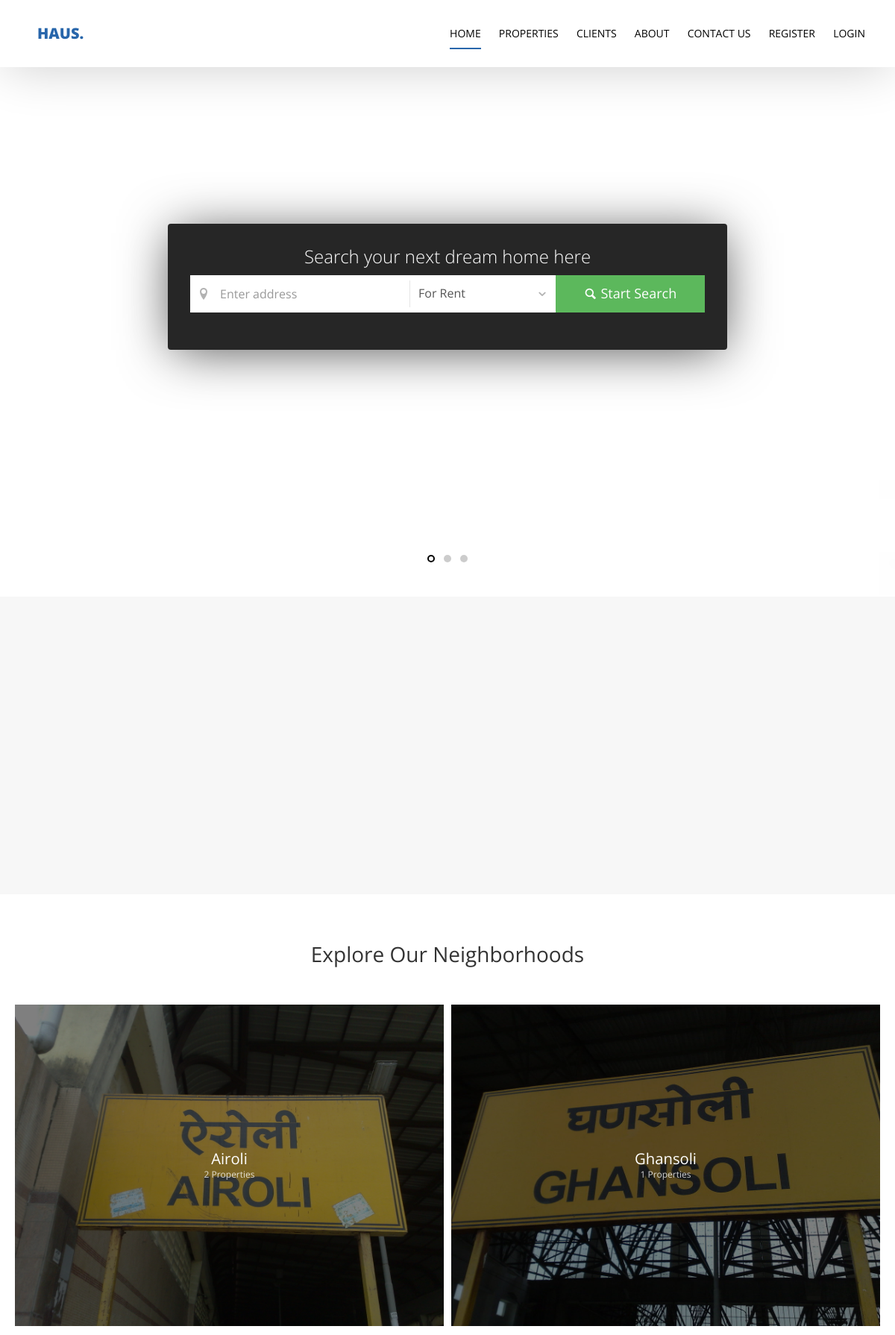
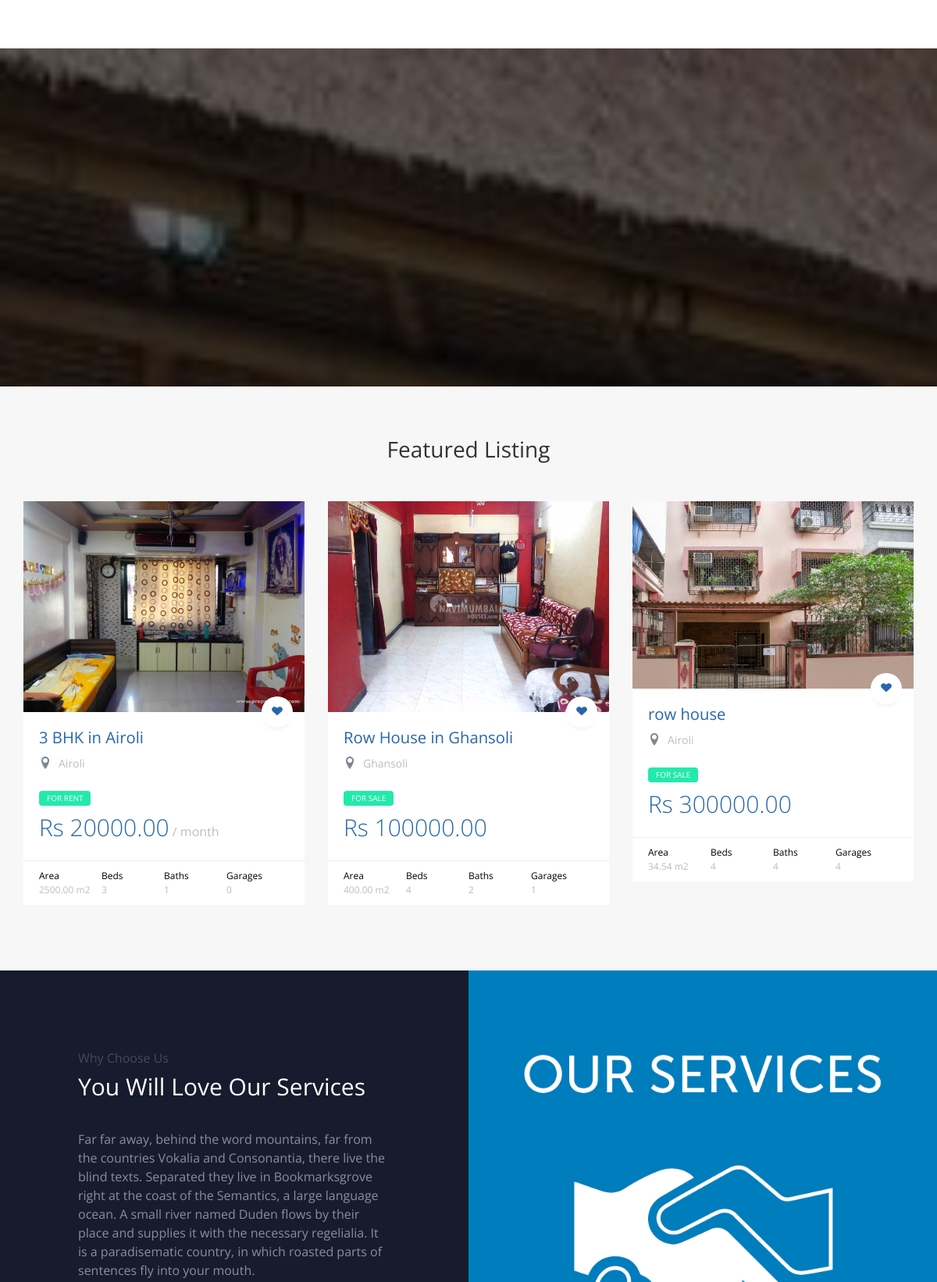
The page / (upper part) on the database its author committed (2 pictures, top to bottom).
### property/models.py (models this page shows, shortened)
class Property(models.Model):
	TYPES=[
			('Rent','Rent'),
			('Sale', 'Sale'),
	]
	name=models.CharField(max_length=50)
	category=models.ForeignKey('Category', on_delete=models.SET)
	price=models.DecimalField(max_digits=10, decimal_places=2)
	area=models.DecimalField(max_digits=10, decimal_places=2)
	types=models.CharField(max_length=10, choices=TYPES)
	bath=models.IntegerField()
	bed=models.IntegerField()
	garage=models.IntegerField()
	image=models.ImageField(upload_to='property/', null=True)
	created_on=models.TimeField(auto_now=True)
	updated_on=models.TimeField(auto_now_add=True)
	location=models.CharField(max_length=50, null=True)
	class Meta:
		verbose_name='Property'
		verbose_name_plural='Properties'

class Category(models.Model):
	category_name=models.CharField(max_length=10)
	category_image=models.ImageField(upload_to='category/')
	def __str__(self):
		return self.category_name
	class Meta:
		verbose_name='Category'
		verbose_name_plural='Categories'

### about/models.py (models this page shows, shortened)
class About(models.Model):
	title=models.CharField(max_length=70)
	sub_title=models.CharField(max_length=70)
	description=models.TextField()
	image=models.ImageField(upload_to='about')
	class Meta:
		verbose_name='About Company'
		verbose_name_plural='About Company'

### home/views.py (the view)
# urls.py: path('', views.homepage, name='home'),
def homepage(request):
	template='home/home.html'
	clients=Client.objects.all()
	properties=Property.objects.all()
	categories=Category.objects.annotate(property_count=Count('property')).values('category_name','property_count','category_image')
	about_home=About.objects.all()[1]
	context={
				'clients_home':clients,
				'properties_home':properties,
				'categories_home':categories,
				'about_home':about_home,
	}
	return render(request, template,context)

### home/templates/home/home.html (shortened to what this page needs)
{% extends 'base.html' %}
{% load static %}
{% block body %}
  <section class="probootstrap-slider flexslider">
    <div class="probootstrap-wrap-banner">
      <div class="container">
        <div class="row">
          <div class="col-md-8 col-md-offset-2">
            <div class="probootstrap-home-search probootstrap-animate">
              <form action="{% url 'property:property_list' %}" method="get">
                <h2 class="heading">Search your next dream home here</h2>
                <div class="probootstrap-field-group">
                  <div class="probootstrap-fields">
                    <div class="search-field">
                      <i class="icon-location2"></i>
                      <input type="text" name='q' class="form-control" placeholder="Enter address">
                    </div>
                    <div class="search-category">
                      <i class="icon-chevron-down"></i>
                      <select name="category" id="" class="form-control">
                        <option value="Rent">For Rent</option>
                      </select>
                    </div>
                  </div>
                  <button class="btn btn-success" type="submit"><i class="icon-magnifying-glass t2"></i> Start Search</button>
                </div>
              </form>
            </div>
          </div>
        </div>
      </div>
    </div>
  </section>
  <section class="probootstrap-section probootstrap-section-lighter">
    <div class="container">
      <div class="row">
        <div class="col-md-4">
        </div>
        <div class="col-md-4">
        </div>
        <div class="col-md-4">
        </div>
      </div>
    </div>
  </section>
  <section class="probootstrap-section">
    <div class="container">
      <div class="row heading">
        <h2 class="mt0 mb50 text-center">Explore Our Neighborhoods</h2>
      </div>
      <div class="row probootstrap-gutter10">
        {% for category in categories_home %}
        <div class="col-md-6 col-sm-6">
          <a href="#" class="probootstrap-hover-overlay">
            <img src="media/{{category.category_image}}" alt="Free Bootstrap Template by uicookies.com" class="img-responsive">
            <div class="probootstrap-text-overlay">
              <h3>{{category.category_name}}</h3>
              <p>{{category.property_count}} Properties</p>
            </div>
          </a>
        </div>
        {% endfor %}
      </div>
    </div>
  </section>
  <section class="probootstrap-section probootstrap-bg" style="background-image: url(img/slider_2.jpg);">
  </section>
  <section class="probootstrap-section probootstrap-section-lighter">
    <div class="container">
      <div class="row heading">
        <h2 class="mt0 mb50 text-center">Featured Listing</h2>
      </div>
      <div class="row">
        {% for property in properties_home %}
        <div class="col-md-4 col-sm-6">
          <div class="probootstrap-card probootstrap-listing">
            <div class="probootstrap-card-media">
              <img src="{{property.image.url}}" class="img-responsive" alt="Free HTML5 Template by uicookies.com">
              <a href="#" class="probootstrap-love"><i class="icon-heart"></i></a>
            </div>
            <div class="probootstrap-card-text">
              <h2 class="probootstrap-card-heading"><a href="{% url 'property:property_detail' property.id %}">{{property.name}}</a></h2>
              <div class="probootstrap-listing-location">
                <i class="icon-location2"></i> <span>{{property.category}}</span>
              </div>
              <div class="probootstrap-listing-category for-sale"><span>for {{property.types}}</span></div>
              <div class="probootstrap-listing-price"><strong>Rs {{property.price}}</strong>{% if property.types == 'Rent' %} / month{% endif %}</div>
            </div>
            <div class="probootstrap-card-extra">
              <ul>
                <li>
                  Area
                  <span>{{property.area}} m2</span>
                </li>
                <li>
                  Beds
                  <span>{{property.bed}}</span>
                </li>
                <li>
                  Baths
                  <span>{{property.bath}}</span>
                </li>
                <li>
                  Garages
                  <span>{{property.garage}}</span>
                </li>
              </ul>
            </div>
          </div>
        </div>
        {% endfor %}
      </div>
    </div>
  </section>
  <section class="probootstrap-half reverse">
    <div class="image-wrap">
      <div class="image" style="background-image: url({{about_home.image.url}});"></div>
    </div>
    <div class="text">
      <p class="mb10 subtitle">{{about_home.sub_title}}</p>
      <h3 class="mt0 mb40">{{about_home.title}}</h3>
      <p>{{about_home.description}}</p>
    </div>
  </section>
 {% endblock %}

### rows shown on the page
Property: shows a picture, category_name "Ghansoli", property_count "1", image (picture), name "Row House in Ghansoli", category "Ghansoli", types "SALE", price "100000.00", area "400.00", bed "4", bath "2", garage "1"
Property: image (picture), name "3 BHK in Airoli", category "Airoli", types "RENT", price "20000.00", shows "/ month", area "2500.00", bed "3", bath "1", garage "0"
Property: image (picture), name "row house", category "Airoli", types "SALE", price "300000.00", area "34.54", bed "4", bath "4", garage "4"
About: image (picture), sub_title "Why Choose Us", title "You Will Love Our Services", description "Far far away, behind the word mountains, far from the countries Vokalia and Consonantia, there live the blind texts. Separated they live in Bookmarksgrove right at the coast of the Semantics, a large language ocean. A small river named Duden flows by their place and supplies it with the necessary regelialia. It is a paradisematic country, in which roasted parts of sentences fly into your mouth."

### other values the page prints
{{ category.category_name }} "Airoli"
{{ category.property_count }} "2"
